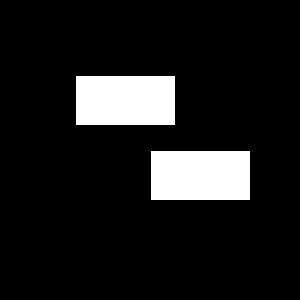
Frame 1 (no input)
Frame 60 (the mouse pressed at the canvas centre just before this capture): identical to frame 1, image omitted
Frame 120 (the mouse held since frame 60 and released just before this capture): identical to frame 1, image omitted

The Processing sketch that drew this single still picture (run headless with seeded random() and noise(); from frame 60 on, the mouse is pressed at the canvas centre):

// Processing sketch: textBoxClass
// ── textBoxClass.pde
ArrayList<TextBox> list;
boolean writing = false;
TextBox clickedTB;


void setup() {
  size(300, 300);

  list = new ArrayList<TextBox>();

  TextBox a = new TextBox(width/2, height/2, 100, 50);
  list.add(a);

  TextBox b = new TextBox(width/4, height/4, 100, 50);
  list.add(b);
}

void draw() {
  checkTB(mouseX, mouseY);

  background(0);
  for (TextBox t : list) {
    t.render();
  }
}

void mousePressed() {
  for (TextBox t : list)
    if (t.hover(mouseX, mouseY)) {
      t.click();
      if (clickedTB != null)
        clickedTB.release();
      clickedTB = t;
    }
}

void keyPressed() {
  if (clickedTB != null) {
    clickedTB.write(key);
    if(keyCode == 10) {
      clickedTB.release();
      clickedTB = null;
    }
  }
}

void checkTB(float x, float y) {
  boolean cursorText = false;
  for (TextBox t : list)
    if (t.hover(x, y)) {
      cursorText = true;
      t.hover = true;
    } else {
      t.hover = false;
    }
  if (cursorText)
    cursor(TEXT);
  else
    cursor(ARROW);
}
// ── TextBox.pde
class TextBox {
  float x, y, w, h;
  StringBuilder buffer;
  int size;
  boolean hover;
  boolean clicked;
  int blink;
  int blinkFrame;

  TextBox(float x, float y, float w, float h) {
    this.x = x;
    this.y = y;
    this.w = w;
    this.h = h;
    buffer = new StringBuilder();
    size = 0;
    blink = 0;
    blinkFrame = 0;
  }

  void render() {
    if (clicked) {
      if (blinkFrame%60 == 0)
        blink = 1;
      else if (blinkFrame%60 == 30)
        blink = -1;
      else
        blink = 0;
      switch (blink) {
      case 1:
        buffer.append("|");
        break;
      case -1:
        if (buffer.length() > 0)
          buffer.deleteCharAt(buffer.length()-1);
        break;
      }
      blinkFrame++;
      fill(150);
    } else if (hover)
      fill(200);
    else
      fill(255);

    rect(x, y, w, h);
    textAlign(LEFT, TOP);
    textSize(25);
    fill(0, 255, 0);
    text(buffer.toString(), x, y);
  }

  void click() {
    if (!clicked) {
      blinkFrame = 0;
      clicked = true;
    }
  }

  void release() {
    clicked = false;
    if (buffer.length() > 0 && buffer.charAt(buffer.length()-1) == '|')
      //println("forgot |");
      buffer.deleteCharAt(buffer.length()-1);
  }

  boolean hover(float mx, float my) {
    return (mx > x && mx < x+w && my > y && my < y+h);
  }

  void write(char c) {
    if ((c >= 'a' && c <= 'z') || (c >= 'A' && c <= 'Z')) {
      buffer.insert(size, c);
      size++;
    } else {
      if (c == 8) {//backspace
        if (size > 0) {
          buffer.deleteCharAt(size-1);
          size--;
        }
      }
    }
  }
}
